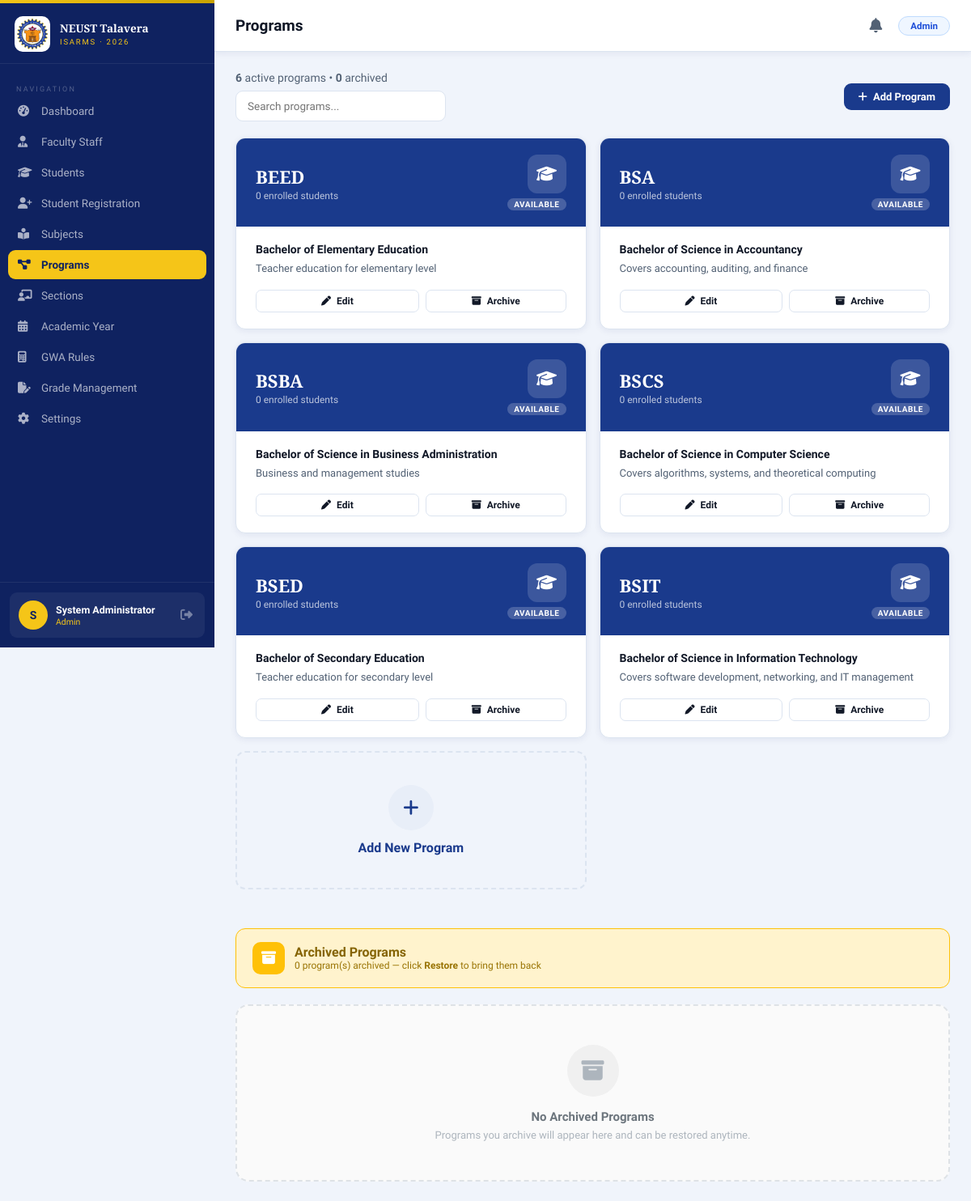
The page /modules/admin/programs.php (signed in) on the database as committed earlier.
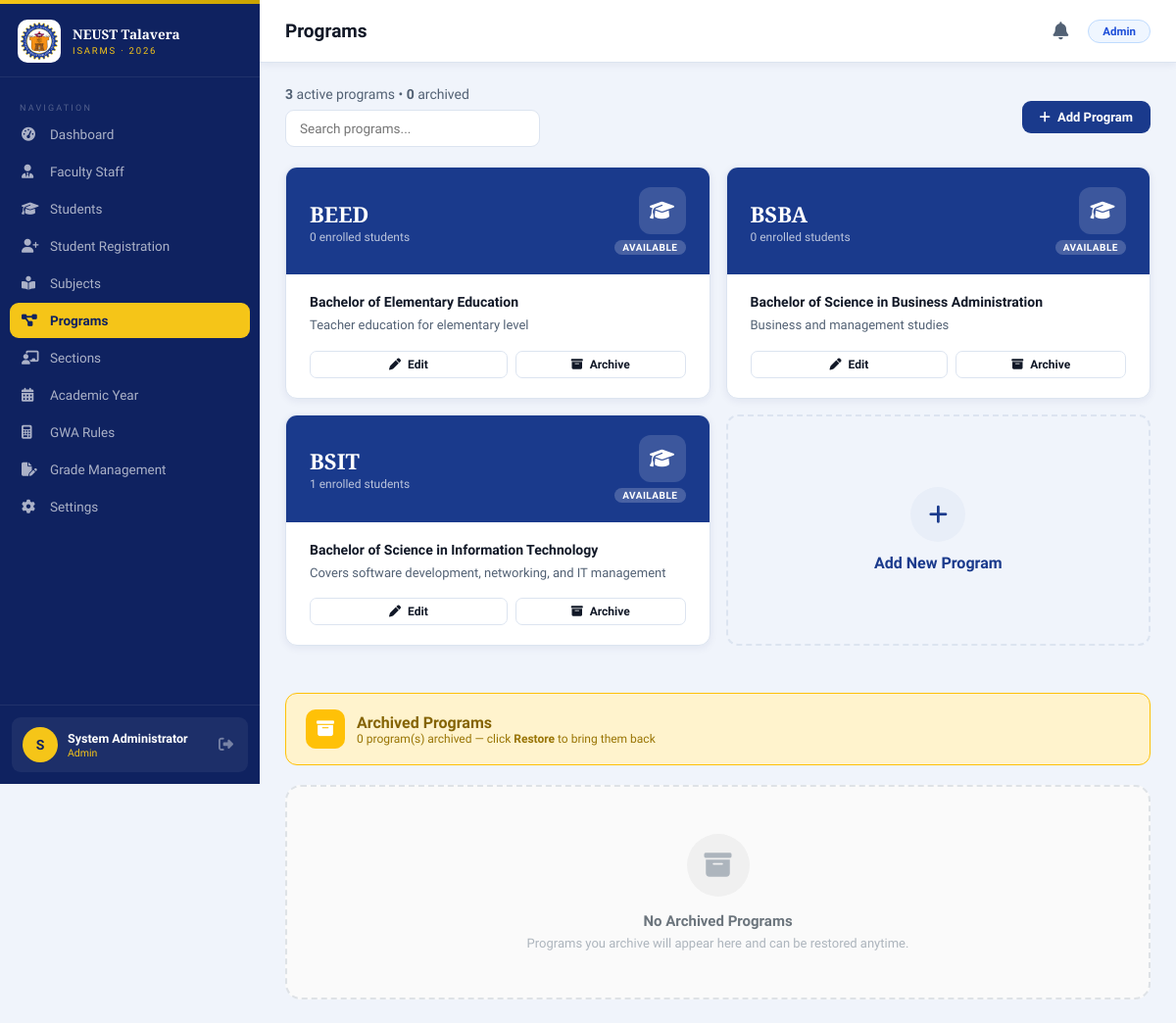
The same page on the database as committed later.
### tables this page shows
CREATE TABLE `programs` (
  `programID` int(11) NOT NULL,
  `programCode` varchar(20) NOT NULL COMMENT 'e.g. BSIT, BSCS',
  `programName` varchar(150) NOT NULL,
  `programDesc` text DEFAULT NULL,
  `dateCreated` timestamp NOT NULL DEFAULT current_timestamp(),
  `dateDeleted` timestamp NULL DEFAULT NULL
);

### includes/functions.php (called while the page is built, shortened)
<?php
require_once __DIR__ . '/config.php';
function isLoggedIn(): bool {
    return true;
}
function getCurrentUser(): ?array {
    return [
        'id'    => $_SESSION['user_id'],
        'name'  => $_SESSION['full_name'],
        'role'  => $_SESSION['role'],
        'email' => $_SESSION['email'],
        'pic'   => $_SESSION['profile_pic'] ?? null,
    ];
}

### includes/config.php (called while the page is built, shortened)
<?php
class Database {
    private static ?Database $instance = null;
    private PDO $pdo;
    private function __construct() {
        $dsn = "mysql:host=" . DB_HOST . ";port=" . DB_PORT . ";dbname=" . DB_NAME . ";charset=" . DB_CHARSET;
        $options = [
            PDO::ATTR_ERRMODE            => PDO::ERRMODE_EXCEPTION,
            PDO::ATTR_DEFAULT_FETCH_MODE => PDO::FETCH_ASSOC,
            PDO::ATTR_EMULATE_PREPARES   => false,
        ];
        try {
            $this->pdo = new PDO($dsn, DB_USER, DB_PASS, $options);
        } catch (PDOException $e) {
            error_log("DB Connection Error: " . $e->getMessage());
            die(json_encode(['success' => false, 'message' => 'Database connection failed.']));
        }
    }
    public static function getInstance(): Database {
        if (self::$instance === null) {
            self::$instance = new Database();
        }
        return self::$instance;
    }
    public function query(string $sql, array $params = []): PDOStatement {
        $stmt = $this->pdo->prepare($sql);
        $stmt->execute($params);
        return $stmt;
    }
    public function fetchAll(string $sql, array $params = []): array {
        return $this->query($sql, $params)->fetchAll();
    }
}

### modules/admin/programs.php (the view, shortened to what this page needs)
<?php
require_once ROOT . '/includes/config.php';
require_once ROOT . '/includes/functions.php';
$db   = Database::getInstance();
$programs = $db->fetchAll("
    SELECT p.*, COUNT(s.studentID) as studentCount
    FROM programs p
    LEFT JOIN students s ON s.programID=p.programID AND s.dateDeleted IS NULL AND s.isActive=1
    WHERE p.dateDeleted IS NULL
    GROUP BY p.programID
    ORDER BY p.programCode
");
$archived = $db->fetchAll("
    SELECT p.*, COUNT(s.studentID) as studentCount
    FROM programs p
    LEFT JOIN students s ON s.programID=p.programID AND s.dateDeleted IS NULL AND s.isActive=1
    WHERE p.dateDeleted IS NOT NULL
    GROUP BY p.programID
    ORDER BY p.dateDeleted DESC
");
$activeProgramCount = count($programs);
$archivedProgramCount = count($archived);
$pageTitle = 'Programs'; $activeMenu = 'programs.php';
require_once ROOT . '/includes/header.php';
?>
<div style="display:flex;flex-wrap:wrap;justify-content:space-between;align-items:center;gap:12px;margin-bottom:20px;">
  <div style="display:flex;flex-direction:column;gap:8px;">
    <div style="font-size:14px;color:var(--text-muted);">
      <strong><?= $activeProgramCount ?></strong> active programs • <strong><?= $archivedProgramCount ?></strong> archived
    </div>
    <input type="text" id="programSearch" class="form-control" placeholder="Search programs..." style="min-width:260px;max-width:340px;">
  </div>
  <button class="btn btn-primary" onclick="openModal('addModal')"><i class="fas fa-plus"></i> Add Program</button>
</div>
<div style="display:grid;grid-template-columns:repeat(auto-fill,minmax(300px,1fr));gap:16px;">
  <?php foreach ($programs as $p): ?>
  <div class="card" data-program-card data-search="<?= htmlspecialchars(strtolower($p['programCode'] . ' ' . $p['programName'] . ' ' . ($p['programDesc'] ?? ''))) ?>" style="padding:0;overflow:hidden;">
    <div style="background:var(--blue);padding:20px 24px;display:flex;align-items:center;justify-content:space-between;">
      <div>
        <div style="font-family:'Playfair Display',serif;font-size:22px;font-weight:700;color:#fff;"><?= htmlspecialchars($p['programCode']) ?></div>
        <div style="font-size:12px;color:rgba(255,255,255,.7);margin-top:2px;"><?= $p['studentCount'] ?> enrolled students</div>
      </div>
      <div style="display:flex;flex-direction:column;align-items:flex-end;gap:6px;">
        <div style="width:48px;height:48px;border-radius:12px;background:rgba(255,255,255,.15);display:flex;align-items:center;justify-content:center;">
          <i class="fas fa-graduation-cap" style="font-size:20px;color:#fff;"></i>
        </div>
        <span style="font-size:10px;font-weight:700;letter-spacing:.5px;padding:2px 8px;border-radius:20px;background:rgba(255,255,255,.2);color:#fff;">
          AVAILABLE
        </span>
      </div>
    </div>
    <div style="padding:20px 24px;">
      <div style="font-weight:600;font-size:14px;margin-bottom:6px;"><?= htmlspecialchars($p['programName']) ?></div>
      <div style="font-size:13px;color:var(--text-muted);line-height:1.5;"><?= htmlspecialchars($p['programDesc'] ?: 'No description.') ?></div>
      <div style="display:flex;gap:8px;margin-top:16px;">
        <button class="btn btn-outline btn-sm" style="flex:1;justify-content:center;" onclick="openEdit(<?= htmlspecialchars(json_encode($p),ENT_QUOTES) ?>)">
          <i class="fas fa-pen"></i> Edit
        </button>
        <form method="POST" onsubmit="return confirm('Archive this program? It will no longer appear in active lists.')" style="flex:1;margin:0;">
          <button class="btn btn-outline btn-sm" type="submit" style="width:100%;justify-content:center;">
            <i class="fas fa-archive"></i> Archive
          </button>
        </form>
      </div>
    </div>
  </div>
  <?php endforeach; ?>
  <div class="card" style="padding:40px;display:flex;flex-direction:column;align-items:center;justify-content:center;cursor:pointer;border:2px dashed var(--border);background:transparent;box-shadow:none;" onclick="openModal('addModal')">
    <div style="width:56px;height:56px;border-radius:50%;background:var(--blue-light);display:flex;align-items:center;justify-content:center;margin-bottom:12px;">
      <i class="fas fa-plus" style="font-size:22px;color:var(--blue);"></i>
    </div>
    <div style="font-weight:600;color:var(--blue);">Add New Program</div>
  </div>
</div>
<div style="margin-top:48px;">
  <div style="display:flex;align-items:center;justify-content:space-between;margin-bottom:20px;padding:16px 20px;background:#fff3cd;border:1px solid #ffc107;border-radius:12px;">
    <div style="display:flex;align-items:center;gap:12px;">
      <div style="width:40px;height:40px;border-radius:10px;background:#ffc107;display:flex;align-items:center;justify-content:center;">
        <i class="fas fa-archive" style="color:#fff;font-size:18px;"></i>
      </div>
      <div>
        <div style="font-weight:700;font-size:16px;color:#856404;">Archived Programs</div>
        <div style="font-size:12px;color:#997404;">
          <?= count($archived) ?> program(s) archived — click <strong>Restore</strong> to bring them back
        </div>
      </div>
    </div>
  </div>
  <?php if (empty($archived)): ?>
  <div style="text-align:center;padding:48px 24px;background:#fafafa;border:2px dashed #dee2e6;border-radius:16px;">
    <div style="width:64px;height:64px;border-radius:50%;background:#f0f0f0;display:flex;align-items:center;justify-content:center;margin:0 auto 16px;">
      <i class="fas fa-archive" style="font-size:28px;color:#adb5bd;"></i>
    </div>
    <div style="font-weight:600;color:#6c757d;font-size:15px;margin-bottom:6px;">No Archived Programs</div>
    <div style="font-size:13px;color:#adb5bd;">Programs you archive will appear here and can be restored anytime.</div>
  </div>
  <?php endif; ?>
</div>
<?php require_once ROOT . '/includes/footer.php'; ?>

### includes/header.php (shortened to what this page needs)
<?php
$user     = getCurrentUser();
$role     = $user['role'] ?? '';
$initials = strtoupper(substr($user['name'] ?? 'U', 0, 1));
$navLinks = [];
switch ($role) {
    case 'Admin':
        $navLinks = [
            ['icon'=>'fa-gauge-high',         'label'=>'Dashboard',              'href'=>'dashboard.php'],
            ['icon'=>'fa-user-tie',           'label'=>'Faculty Staff',          'href'=>'users.php'],
            ['icon'=>'fa-graduation-cap',     'label'=>'Students',               'href'=>'students.php'],
            ['icon'=>'fa-user-plus',          'label'=>'Student Registration',   'href'=>'enrollment.php'],
            ['icon'=>'fa-book-open-reader',   'label'=>'Subjects',               'href'=>'subjects.php'],
            ['icon'=>'fa-diagram-project',    'label'=>'Programs',               'href'=>'programs.php'],
            ['icon'=>'fa-chalkboard-user',    'label'=>'Sections',               'href'=>'sections.php'],
            ['icon'=>'fa-calendar-days',      'label'=>'Academic Year',         'href'=>'acad_years.php'],
            ['icon'=>'fa-calculator',         'label'=>'GWA Rules',             'href'=>'gwa_settings.php'],
            ['icon'=>'fa-file-pen',           'label'=>'Grade Management',      'href'=>'grades.php'],
            ['icon'=>'fa-gear',               'label'=>'Settings',               'href'=>'settings.php'],
        ];
        break;
}
$moduleBase = BASE_URL . 'modules/' . strtolower($role) . '/';
?>
<!DOCTYPE html>
<html lang="en">
<head>
  <link rel="stylesheet" href="https://cdnjs.cloudflare.com/ajax/libs/font-awesome/6.5.0/css/all.min.css"/>
</head>
<body>
<aside class="sidebar" id="sidebar">
  <div class="sidebar-brand">
    <div class="brand-mark">
      <div class="brand-logo">
        <img src="<?= BASE_URL ?>assets/img/neust-logo.png" alt="NEUST"
             onerror="this.style.display='none';this.nextElementSibling.style.display='flex'"/>
      </div>
      <div class="brand-text">
        <div class="bname">NEUST Talavera</div>
        <div class="bsub">ISARMS · <?= date('Y') ?></div>
      </div>
    </div>
  </div>
  <nav class="sidebar-nav">
    <div class="nav-section-label">Navigation</div>
    <?php foreach ($navLinks as $link): ?>
    <a class="nav-item <?= ($activeMenu ?? '') === $link['href'] ? 'active' : '' ?>"
       href="<?= $moduleBase . $link['href'] ?>"
       title="<?= htmlspecialchars($link['label']) ?>"
       aria-label="<?= htmlspecialchars($link['label']) ?>">
      <i class="fas <?= $link['icon'] ?>"></i>
      <?= htmlspecialchars($link['label']) ?>
    </a>
    <?php endforeach; ?>
  </nav>
  <div class="sidebar-footer">
    <div class="user-card">
      <div class="user-avatar">
        <?php if (!empty($user['pic'])): ?>
          <img src="<?= BASE_URL ?>uploads/<?= htmlspecialchars($user['pic']) ?>" alt=""/>
        <?php else: ?>
          <?= $initials ?>
        <?php endif; ?>
      </div>
      <div class="user-info">
        <div class="uname"><?= htmlspecialchars($user['name'] ?? '') ?></div>
        <div class="urole"><?= htmlspecialchars($role) ?></div>
      </div>
      <a class="logout-btn" href="<?= BASE_URL ?>logout.php" title="Sign Out">
        <i class="fas fa-sign-out-alt"></i>
      </a>
    </div>
  </div>
</aside>
<main class="main">
  <div class="topbar">
    <div class="topbar-left">
      <h1><?= htmlspecialchars($pageTitle ?? 'Dashboard') ?></h1>
    </div>
    <div class="topbar-right">
      <div class="notification-menu">
      <button type="button" class="notif-btn" id="notificationButton" title="Notifications" aria-expanded="false">
        <i class="fas fa-bell"></i>
      </button>
      </div>
      <span class="role-chip role-<?= $role ?>"><?= $role ?></span>
    </div>
  </div>
  <div class="page-content">

### includes/footer.php (shortened to what this page needs)
  </div>
</main>
</body>
</html>

Rows that differ between the two databases and show on the page:
removed programs: programCode "BSA", studentCount "0", programName "Bachelor of Science in Accountancy", programDesc "Covers accounting, auditing, and finance"
removed programs: programCode "BSCS", studentCount "0", programName "Bachelor of Science in Computer Science", programDesc "Covers algorithms, systems, and theoretical computing"
removed programs: programCode "BSED", studentCount "0", programName "Bachelor of Secondary Education", programDesc "Teacher education for secondary level"
changed programs "BSIT": studentCount "0" → "1"
Other text that changed with them:
$activeProgramCount: "6" → "3"
